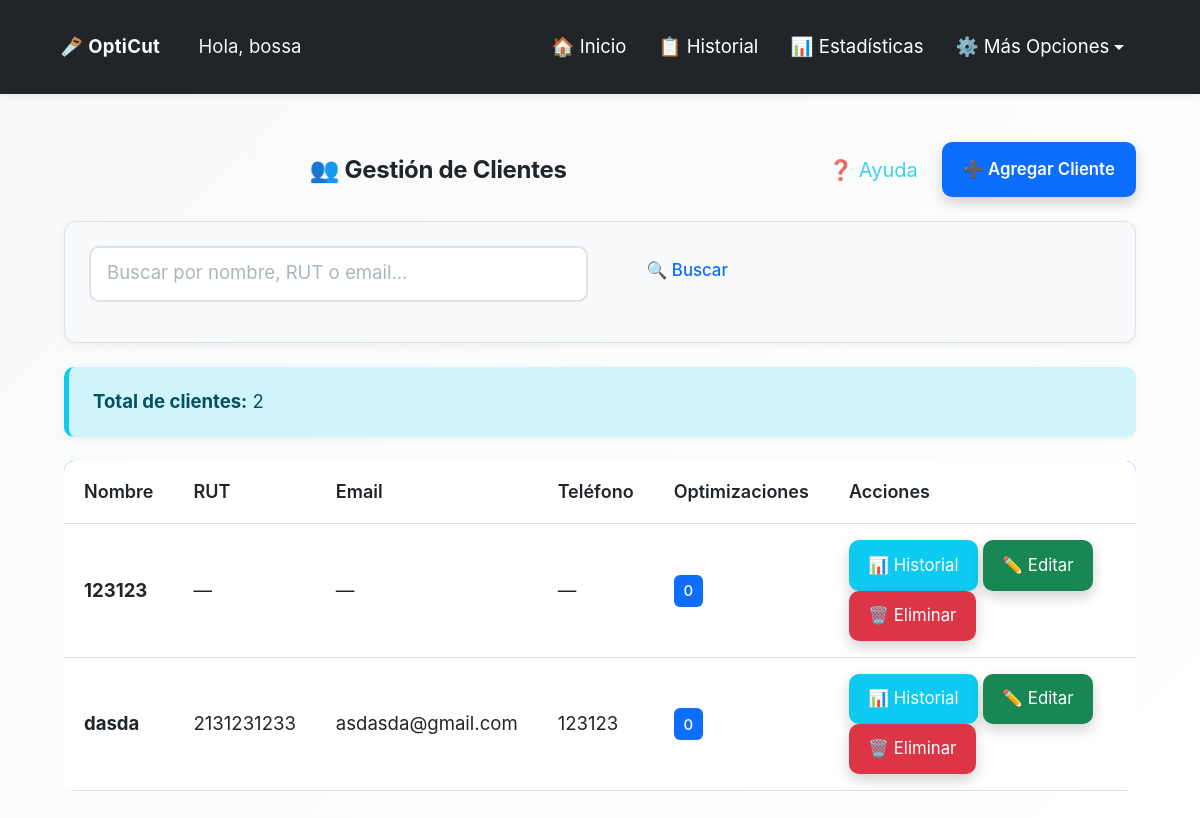
The page /opticut/clientes/ (signed in) on the database as committed earlier.
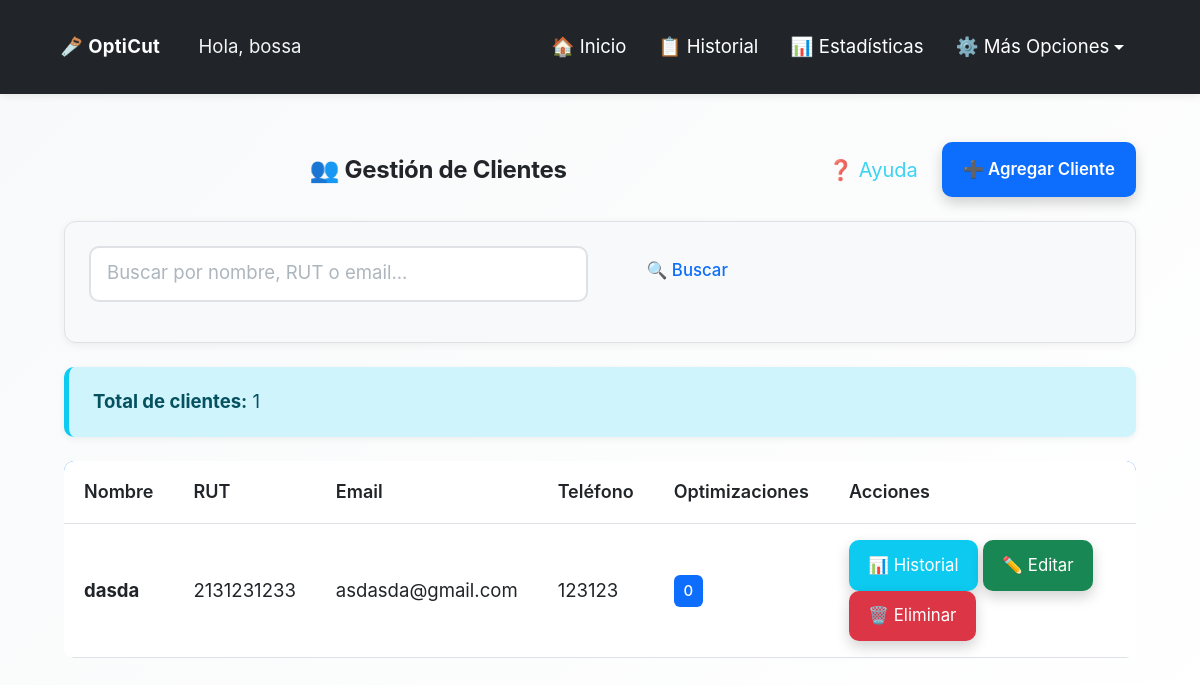
The same page on the database as committed later.
### opticut/models.py (models this page shows, shortened)
class Cliente(models.Model):
    usuario = models.ForeignKey(User, on_delete=models.CASCADE, help_text="Usuario propietario del cliente")
    nombre = models.CharField(max_length=200, help_text="Nombre completo o razón social")
    rut = models.CharField(max_length=20, blank=True, help_text="RUT o identificación fiscal")
    email = models.EmailField(blank=True, help_text="Correo electrónico")
    telefono = models.CharField(max_length=20, blank=True, help_text="Teléfono de contacto")
    direccion = models.TextField(blank=True, help_text="Dirección completa")
    notas = models.TextField(blank=True, help_text="Notas adicionales sobre el cliente")
    fecha_creacion = models.DateTimeField(auto_now_add=True)
    fecha_actualizacion = models.DateTimeField(auto_now=True)
    class Meta:
        verbose_name = "Cliente"
        verbose_name_plural = "Clientes"
        ordering = ['nombre']
        unique_together = [['usuario', 'nombre']]  # Un usuario no puede tener dos clientes con el mismo nombre
    def get_total_optimizaciones(self):
        return self.optimizacion_set.count()

### opticut/views.py (the view)
# urls.py: path('clientes/', views.lista_clientes, name='lista_clientes'),
@login_required
def lista_clientes(request):
    clientes = Cliente.objects.filter(usuario=request.user)
    busqueda = request.GET.get('busqueda', '').strip()
    if busqueda:
        clientes = clientes.filter(
            Q(nombre__icontains=busqueda) |
            Q(rut__icontains=busqueda) |
            Q(email__icontains=busqueda)
        )
    total_clientes = clientes.count()
    return render(request, 'opticut/lista_clientes.html', {
        'clientes': clientes,
        'busqueda': busqueda,
        'total_clientes': total_clientes,
    })

### opticut/context_processors.py (called while the page is built)
def tutorial_context(request):
    if request.user.is_authenticated:
        tiene_optimizaciones = Optimizacion.objects.filter(usuario=request.user).exists()
        return {
            'tiene_optimizaciones': tiene_optimizaciones
        }
    return {
        'tiene_optimizaciones': False
    }

### usuarios/models.py (called while the page is built)
    def get_timeout_segundos_str(self):
        if self.timeout_sesion is None:
            return '1800'  # 30 minutos por defecto
        if self.timeout_sesion == 0:
            return '0'  # Desactivado
        return str(self.timeout_sesion * 60)

### opticut/templates/opticut/lista_clientes.html (shortened to what this page needs)
{% extends 'opticut/base.html' %}
{% load static %}
{% block extra_css %}
<link rel="stylesheet" href="{% static 'opticut/css/historial.css' %}">
{% endblock %}
{% block content %}
<div class="container mt-4">
  <div class="d-flex justify-content-between align-items-center mb-4 fade-in">
    <h2 class="text-center mb-0 flex-grow-1">👥 Gestión de Clientes</h2>
    <div class="d-flex gap-2 align-items-center">
      <button type="button" class="btn btn-sm btn-outline-info btn-ayuda-seccion"
              onclick="iniciarTutorialSeccion('clientes')"
              title="Ayuda sobre clientes">
        ❓ Ayuda
      </button>
      <a href="{% url 'opticut:crear_cliente' %}" class="btn btn-primary">
        ➕ Agregar Cliente
      </a>
    </div>
  </div>
  <div class="search-filters fade-in mb-4">
    <form method="GET" action="{% url 'opticut:lista_clientes' %}">
      <div class="row">
        <div class="col-md-6">
          <input type="text"
                 class="form-control"
                 name="busqueda"
                 placeholder="Buscar por nombre, RUT o email..."
                 value="{{ busqueda }}">
        </div>
        <div class="col-md-2">
          <button type="submit" class="btn btn-outline-primary w-100">🔍 Buscar</button>
        </div>
      </div>
    </form>
  </div>
  {% if total_clientes > 0 %}
  <div class="alert alert-info fade-in mb-4">
    <strong>Total de clientes:</strong> {{ total_clientes }}
  </div>
  {% endif %}
  {% if clientes %}
  <div class="table-responsive fade-in">
    <table class="table table-hover">
      <thead>
        <tr>
          <th>Nombre</th>
          <th>RUT</th>
          <th>Email</th>
          <th>Teléfono</th>
          <th>Optimizaciones</th>
          <th>Acciones</th>
        </tr>
      </thead>
      <tbody>
        {% for cliente in clientes %}
        <tr>
          <td>
            <strong>{{ cliente.nombre }}</strong>
          </td>
          <td>{{ cliente.rut|default:"—" }}</td>
          <td>{{ cliente.email|default:"—" }}</td>
          <td>{{ cliente.telefono|default:"—" }}</td>
          <td>
            <span class="badge bg-primary">{{ cliente.get_total_optimizaciones }}</span>
          </td>
          <td>
            <a href="{% url 'opticut:historial_cliente' cliente.pk %}" class="btn btn-sm btn-info" title="Ver historial">
              📊 Historial
            </a>
            <a href="{% url 'opticut:editar_cliente' cliente.pk %}" class="btn btn-sm btn-success">✏️ Editar</a>
            <a href="{% url 'opticut:eliminar_cliente' cliente.pk %}" class="btn btn-sm btn-danger">🗑️ Eliminar</a>
          </td>
        </tr>
        {% endfor %}
      </tbody>
    </table>
  </div>
  {% endif %}
</div>
{% endblock %}

Rows that differ between the two databases and show on the page:
removed Cliente: nombre "123123", rut "—", email "—", telefono "—", get_total_optimizaciones "0"
Other text that changed with them:
{{ total_clientes }}: "2" → "1"
